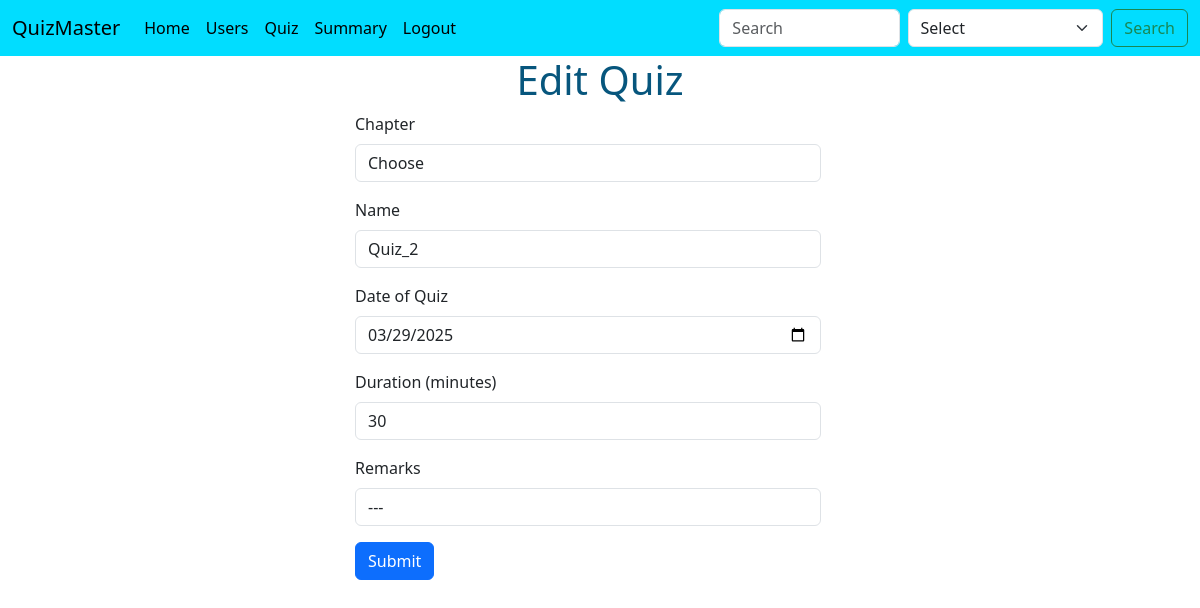
Page /edit_quiz/2 (signed in) on the committed database.
### controllers/database.py (models this page shows)
class Quiz(db.Model):
    id = db.Column(db.Integer, primary_key=True, autoincrement=True)
    name = db.Column(db.String(100), nullable=False)
    chapter_id = db.Column(db.Integer, db.ForeignKey('chapter.id'), nullable=False)
    date_of_quiz = db.Column(db.Date , nullable=False)
    duration = db.Column(db.Integer, nullable=False)
    remarks = db.Column(db.Text, nullable=True)
    questions = db.relationship('Question', backref='quiz', lazy=True, cascade="all, delete-orphan")
    results = db.relationship('Result', backref='quiz', lazy=True, cascade="all, delete-orphan")

### controllers/edit_routes.py (the view, shortened to what this page needs)
@app.route("/edit_quiz/<int:quiz_id>" , methods = ["GET","POST"])
def edit_quiz(quiz_id):
    if session.get("user_role",None) == "admin":
        quiz = Quiz.query.filter_by(id = quiz_id).first()
        if not quiz:
            flash("Quiz not found")
            return redirect(url_for("quiz_management"))
        if request.method == "GET":
            chapters = Chapter.query.all()
            return render_template("edit_quiz.html",quiz = quiz, chapters = chapters)
    else:
        flash("You are not authorized to access this page")
        return redirect(url_for("quiz_management"))

### templates/edit_quiz.html (shortened to what this page needs)
{% extends 'base.html' %}
{% block body %}
<div><h1 class = "text-center" style="color: #07567d;">Edit Quiz</h1></div>
<div class="container-fluid row justify-content-center">
    <form class = "col-5" action="{{url_for('edit_quiz', quiz_id = quiz.id)}}" method="POST">
        <div class="mb-3">
            <label for="exampleFormControlInput1" class="form-label">Chapter</label>
            <select class="form-control" aria-label="Default select example" name="chapter_id" value="{{quiz.chapter_id}}">
                <option selected>Choose</option>
            </select>
        </div>
        <div class="mb-3">
            <label for="quizDate" class="form-label">Name</label>
            <input type="text" class="form-control" id="quizDate" name="name" required value="{{quiz.name}}">
        </div>
        <div class="mb-3">
            <label for="quizDate" class="form-label">Date of Quiz</label>
            <input type="date" class="form-control" id="quizDate" name="date" required value="{{quiz.date_of_quiz}}">
        </div>
        <div class="mb-3">
            <label for="quizDuration" class="form-label">Duration (minutes)</label>
            <input type="number" class="form-control" id="quizDuration" name="duration" required value="{{quiz.duration}}">
        </div>
        <div class="mb-3">
            <label for="inputPassword5" class="form-label">Remarks</label>
            <input type="text" id="inputPassword5" class="form-control" aria-describedby="passwordHelpBlock" name="remarks" value="{{quiz.remarks}}">
        </div>
        <div>
            <button type="submit" class="btn btn-primary">Submit</button>
        </div>
    </form>
</div>
{% endblock body %}

### rows in the picture
Quiz: chapter_id "Choose", name "Quiz_2", date "03/29/2025", duration "30", remarks "---"
